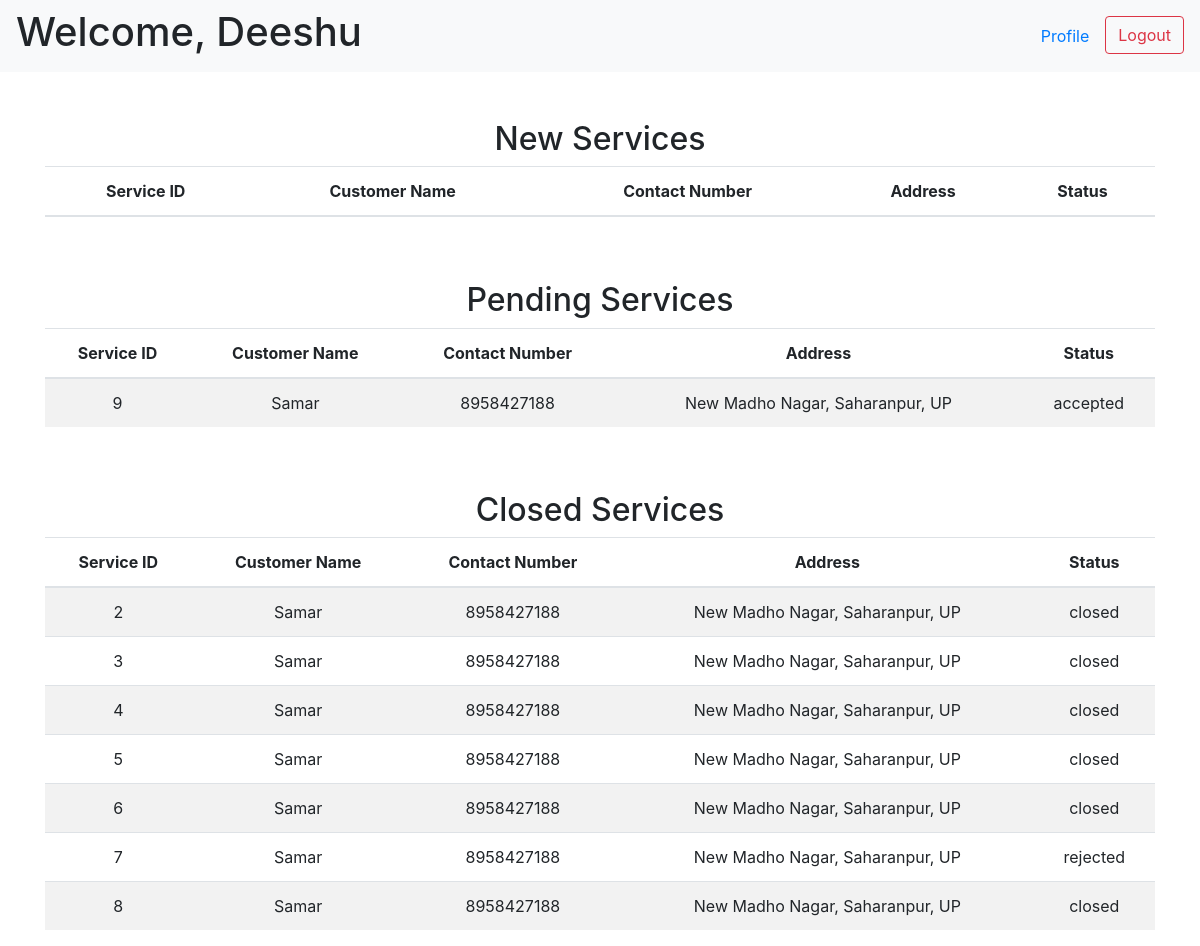
/professional (signed in), run on an earlier commit of the app's database.
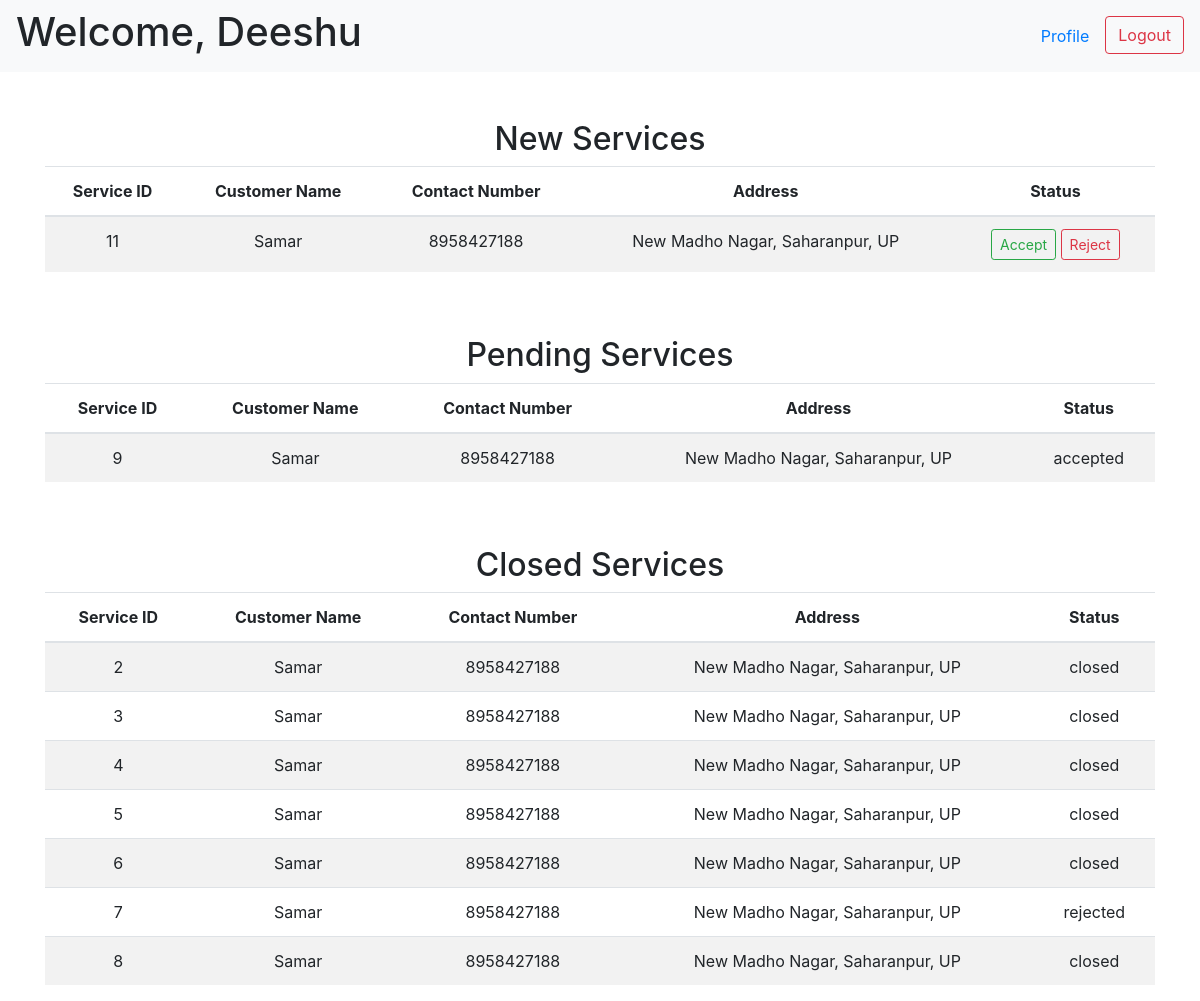
And on a later commit of the database.
### tables this page shows
CREATE TABLE "professionals" (
    "id" INTEGER,
    "fname" TEXT NOT NULL,
    "lname" TEXT,
    "address" TEXT NOT NULL,
    "pincode" INTEGER NOT NULL,
    "contact_number" TEXT NOT NULL UNIQUE,
    "email" TEXT NOT NULL UNIQUE,
    "password" TEXT NOT NULL,
    "service_id" INTEGER NOT NULL,
    "experience" INTEGER,
    "description" TEXT NOT NULL,
    "date_created" DATETIME DEFAULT CURRENT_TIMESTAMP,
    "rating" REAL DEFAULT 0,
    "status" TEXT CHECK("status" in (NULL, 'active', 'block')) DEFAULT NULL,
    PRIMARY KEY("id"),
    FOREIGN KEY("service_id") REFERENCES "services"("id") ON DELETE CASCADE
);

CREATE TABLE "service_requests" (
    "id" INTEGER,
    "service_id" INTEGER NOT NULL,
    "customer_id" INTEGER NOT NULL,
    "professional_id" INTEGER NOT NULL,
    "date_of_request" DATETIME DEFAULT CURRENT_TIMESTAMP,
    "date_of_completion" DATETIME,
    "status" TEXT DEFAULT 'requested' CHECK("status" in ('requested', 'accepted', 'rejected', 'closed')),
    "rating" INTEGER,
    "remarks" TEXT,
    PRIMARY KEY("id"),
    FOREIGN KEY("service_id") REFERENCES "services"("id") ON DELETE CASCADE,
    FOREIGN KEY("customer_id") REFERENCES "customers"("id") ON DELETE CASCADE,
    FOREIGN KEY("professional_id") REFERENCES "professionals"("id") ON DELETE CASCADE
);

CREATE TABLE "customers" (
    "id" INTEGER,
    "fname" TEXT NOT NULL,
    "lname" TEXT,
    "address" TEXT,
    "pincode" INTEGER,
    "contact_number" TEXT NOT NULL UNIQUE,
    "email" TEXT NOT NULL UNIQUE,
    "password" TEXT NOT NULL,
    "status" TEXT CHECK("status" in ('active', 'block')) DEFAULT 'active',
    PRIMARY KEY("id")
);

### app.py (the view)
@app.route("/professional", methods=["GET", "POST"])
def professional_homepage(service_id=None):
    if request.method == "POST":
        helper.accept_reject_service(action=request.form.get('action'), service_id=request.form.get("service_id"))
        return redirect("/professional")
    if "username" in session and "password" in session:
        professional = helper.fetch_professional(email=session["username"],
                                                password=session["password"])
        if professional and professional['status'] == 'active':
            requests = helper.fetch_service_req(professional_id=professional['id'])
            return render_template("professional.html", professional=professional, requests=requests)
        elif professional and professional['status'] == None:
            flash("Your request to become a professional is pending!", 'pending')
            return redirect(url_for("login"))
        elif professional and professional['status'] == 'block':
            flash("You are currently blocked!", 'error')
            return redirect(url_for("login"))
        else:
            flash("Invalid credentials", 'error')
            return redirect(url_for("login"))
    else:
        flash("Invalid credentials", 'error')
        return redirect(url_for("login"))

### app.py (called while the page is built)
@app.after_request
def add_header(response):
    response.headers['Cache-Control'] = 'no-store, no-cache, must-revalidate, post-check=0, pre-check=0, max-age=0'
    response.headers['Pragma'] = 'no-cache'
    response.headers['Expires'] = '-1'
    return response

### helper.py (called while the page is built)
def get_db():
    connection = sqlite3.connect("database.db")
    connection.execute("PRAGMA foreign_keys = ON")
    connection.row_factory = sqlite3.Row
    return connection

def fetch_professional(email=None, password=None, id=None):
    with get_db() as connection:
        db = connection.cursor()
        if email and password:
            return db.execute("SELECT * FROM professionals WHERE email = ? AND password = ?",
                    (email, password)).fetchone()
        elif id:
            return db.execute("SELECT * FROM professionals WHERE id = ?",
                    (id,)).fetchone()

### templates/professional.html (shortened to what this page needs)
<!DOCTYPE html>
<html lang="en">
<head>
    <link rel="stylesheet" href="https://cdn.jsdelivr.net/npm/bootstrap@4.0.0/dist/css/bootstrap.min.css">
</head>
<body>
    <nav class="navbar navbar-expand-lg navbar-light bg-light">
        <h1>Welcome, {{ professional["fname"] }}</h1>
        <ul class="nav ml-auto">
            <li class="nav-item">
                <a class="nav-link" href="" data-toggle="modal"
                    data-target="#professionalModal{{ professional['id'] }}">Profile</a>
            </li>
            <li>
                <form action="/logout" class="d-inline">
                    <button type="submit" class="btn btn-outline-danger">Logout</button>
                </form>
            </li>
        </ul>
    </nav>
    <div class="container mt-5 text-center">
        <h2>New Services</h2>
        <div class="table-responsive">
            <table class="table table-striped">
                <thead>
                    <tr>
                        <th>Service ID</th>
                        <th>Customer Name</th>
                        <th>Contact Number</th>
                        <th>Address</th>
                        <th>Status</th>
                    </tr>
                </thead>
                <tbody>
                    {% for request in requests %}
                    {% if request['request_status'] == 'requested' %}
                    <tr>
                        <td>{{ request['id'] }}</td>
                        <td>{{ request['customer_fname'] + ' ' + request['customer_lname'] }}</td>
                        <td>{{ request['customer_number'] }}</td>
                        <td>{{ request['customer_address'] }}</td>
                        <td>
                            <form action="{{ url_for('professional_homepage') }}" method="post">
                                <button class="btn btn-outline-success btn-sm" type="submit" value="accepted"
                                    name="action">Accept</button>
                                <button class="btn btn-outline-danger btn-sm" type="submit" value="rejected"
                                    name="action">Reject</button>
                            </form>
                        </td>
                    </tr>
                    {% endif %}
                    {% endfor %}
                </tbody>
            </table>
        </div>
    </div>
    <div class="container mt-5 text-center">
        <h2>Pending Services</h2>
        <div class="table-responsive">
            <table class="table table-striped">
                <thead>
                    <tr>
                        <th>Service ID</th>
                        <th>Customer Name</th>
                        <th>Contact Number</th>
                        <th>Address</th>
                        <th>Status</th>
                    </tr>
                </thead>
                <tbody>
                    {% for request in requests %}
                    {% if request['request_status'] == 'accepted' %}
                    <tr>
                        <td>{{ request['id'] }}</td>
                        <td>{{ request['customer_fname'] + ' ' + request['customer_lname'] }}</td>
                        <td>{{ request['customer_number'] }}</td>
                        <td>{{ request['customer_address'] }}</td>
                        <td>{{ request['request_status'] }}</td>
                    </tr>
                    {% endif %}
                    {% endfor %}
                </tbody>
            </table>
        </div>
    </div>
    <div class="container mt-5 text-center">
        <h2>Closed Services</h2>
        <div class="table-responsive">
            <table class="table table-striped">
                <thead>
                    <tr>
                        <th>Service ID</th>
                        <th>Customer Name</th>
                        <th>Contact Number</th>
                        <th>Address</th>
                        <th>Status</th>
                    </tr>
                </thead>
                <tbody>
                    {% for request in requests %}
                    {% if request['request_status'] == 'closed' or request['request_status'] == 'rejected' %}
                    <tr>
                        <td>{{ request['id'] }}</td>
                        <td>{{ request['customer_fname'] + ' ' + request['customer_lname'] }}</td>
                        <td>{{ request['customer_number'] }}</td>
                        <td>{{ request['customer_address'] }}</td>
                        <td>{{ request['request_status'] }}</td>
                    </tr>
                    {% endif %}
                    {% endfor %}
                </tbody>
            </table>
        </div>
    </div>
</body>
</html>

What changed in the data, as far as the page shows it:
added service_requests: id "11", lname "Samar", customer_number "8958427188", customer_address "New Madho Nagar, Saharanpur, UP", shown under "New Services"
